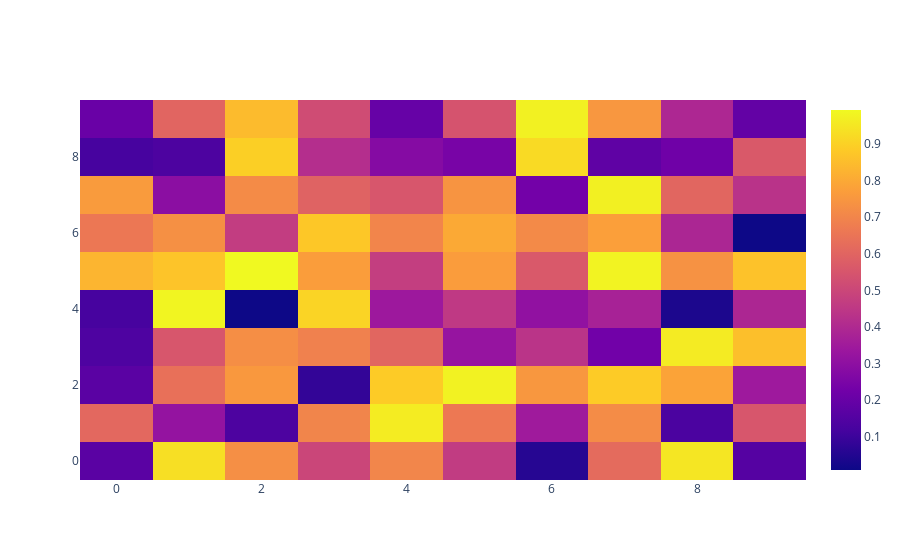

The notebook cell saved with this chart:
### Code cell
# Heat map 

data = np.random.rand(10 ,10)

heatmap = go.Heatmap(z = data)

fig = go.Figure(data = heatmap)

fig.show()
